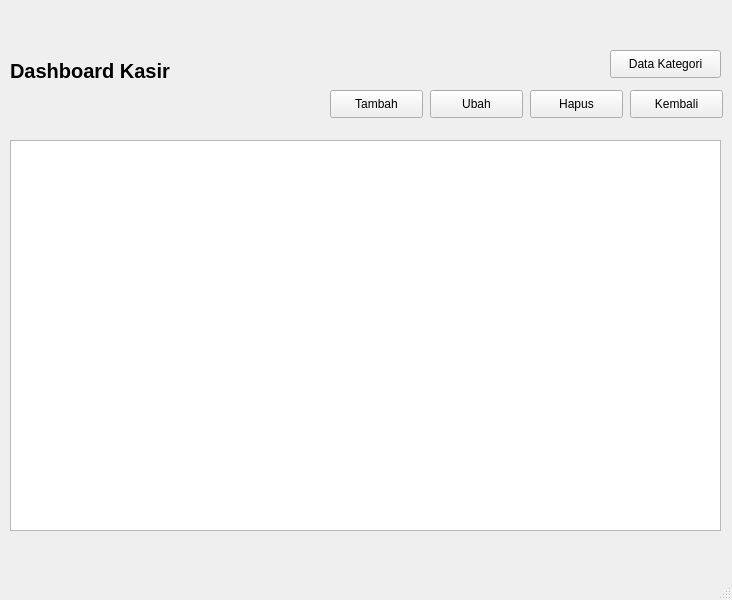
<?xml version="1.0" encoding="UTF-8"?>
<ui version="4.0">
 <class>MainWindow</class>
 <widget class="QMainWindow" name="MainWindow">
  <property name="geometry">
   <rect>
    <x>0</x>
    <y>0</y>
    <width>732</width>
    <height>600</height>
   </rect>
  </property>
  <property name="windowTitle">
   <string>MainWindow</string>
  </property>
  <widget class="QWidget" name="centralwidget">
   <widget class="QLabel" name="label">
    <property name="geometry">
     <rect>
      <x>10</x>
      <y>50</y>
      <width>231</width>
      <height>41</height>
     </rect>
    </property>
    <property name="font">
     <font>
      <pointsize>15</pointsize>
      <weight>75</weight>
      <bold>true</bold>
     </font>
    </property>
    <property name="text">
     <string>Dashboard Kasir</string>
    </property>
   </widget>
   <widget class="QPushButton" name="pushButton">
    <property name="geometry">
     <rect>
      <x>330</x>
      <y>90</y>
      <width>93</width>
      <height>28</height>
     </rect>
    </property>
    <property name="text">
     <string>Tambah</string>
    </property>
    <property name="icon">
     <iconset>
      <normaloff>../icon/tambah.png</normaloff>../icon/tambah.png</iconset>
    </property>
   </widget>
   <widget class="QPushButton" name="pushButton_2">
    <property name="geometry">
     <rect>
      <x>430</x>
      <y>90</y>
      <width>93</width>
      <height>28</height>
     </rect>
    </property>
    <property name="text">
     <string>Ubah</string>
    </property>
    <property name="icon">
     <iconset>
      <normaloff>../icon/ubah.png</normaloff>../icon/ubah.png</iconset>
    </property>
   </widget>
   <widget class="QPushButton" name="pushButton_3">
    <property name="geometry">
     <rect>
      <x>530</x>
      <y>90</y>
      <width>93</width>
      <height>28</height>
     </rect>
    </property>
    <property name="text">
     <string>Hapus</string>
    </property>
    <property name="icon">
     <iconset>
      <normaloff>../icon/hapus.png</normaloff>../icon/hapus.png</iconset>
    </property>
   </widget>
   <widget class="QPushButton" name="pushButton_4">
    <property name="geometry">
     <rect>
      <x>630</x>
      <y>90</y>
      <width>93</width>
      <height>28</height>
     </rect>
    </property>
    <property name="text">
     <string>Kembali</string>
    </property>
    <property name="icon">
     <iconset>
      <normaloff>../icon/logout.png</normaloff>../icon/logout.png</iconset>
    </property>
   </widget>
   <widget class="QPushButton" name="pushButton_5">
    <property name="geometry">
     <rect>
      <x>610</x>
      <y>50</y>
      <width>111</width>
      <height>28</height>
     </rect>
    </property>
    <property name="text">
     <string>Data Kategori</string>
    </property>
   </widget>
   <widget class="QTableWidget" name="tableWidget">
    <property name="geometry">
     <rect>
      <x>10</x>
      <y>140</y>
      <width>711</width>
      <height>391</height>
     </rect>
    </property>
   </widget>
  </widget>
  <widget class="QMenuBar" name="menubar">
   <property name="geometry">
    <rect>
     <x>0</x>
     <y>0</y>
     <width>732</width>
     <height>26</height>
    </rect>
   </property>
  </widget>
  <widget class="QStatusBar" name="statusbar"/>
 </widget>
 <resources/>
 <connections/>
</ui>
